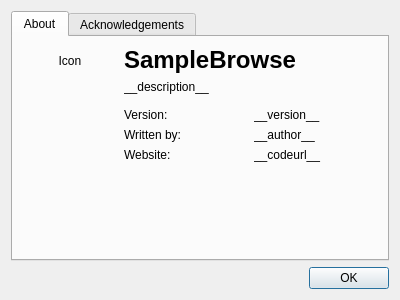
<?xml version="1.0" encoding="UTF-8"?>
<ui version="4.0">
 <class>Dialog</class>
 <widget class="QDialog" name="Dialog">
  <property name="geometry">
   <rect>
    <x>0</x>
    <y>0</y>
    <width>400</width>
    <height>300</height>
   </rect>
  </property>
  <property name="windowTitle">
   <string>Dialog</string>
  </property>
  <layout class="QGridLayout" name="gridLayout">
   <item row="0" column="0">
    <widget class="QTabWidget" name="tabWidget">
     <property name="currentIndex">
      <number>0</number>
     </property>
     <widget class="QWidget" name="aboutTab">
      <attribute name="title">
       <string>About</string>
      </attribute>
      <layout class="QGridLayout" name="gridLayout_2">
       <item row="2" column="1" rowspan="2">
        <layout class="QGridLayout" name="gridLayout_3">
         <item row="2" column="1">
          <widget class="QLabel" name="versionEntry">
           <property name="text">
            <string>__version__</string>
           </property>
          </widget>
         </item>
         <item row="2" column="0">
          <widget class="QLabel" name="versionLbl">
           <property name="text">
            <string>Version:</string>
           </property>
          </widget>
         </item>
         <item row="4" column="1">
          <widget class="QLabel" name="websiteEntry">
           <property name="text">
            <string>__codeurl__</string>
           </property>
           <property name="openExternalLinks">
            <bool>true</bool>
           </property>
          </widget>
         </item>
         <item row="3" column="0">
          <widget class="QLabel" name="authorLbl">
           <property name="text">
            <string>Written by:</string>
           </property>
          </widget>
         </item>
         <item row="5" column="0">
          <spacer name="verticalSpacer">
           <property name="orientation">
            <enum>Qt::Vertical</enum>
           </property>
           <property name="sizeHint" stdset="0">
            <size>
             <width>20</width>
             <height>40</height>
            </size>
           </property>
          </spacer>
         </item>
         <item row="4" column="0">
          <widget class="QLabel" name="websiteLbl">
           <property name="text">
            <string>Website:</string>
           </property>
          </widget>
         </item>
         <item row="3" column="1">
          <widget class="QLabel" name="authorEntry">
           <property name="text">
            <string>__author__</string>
           </property>
          </widget>
         </item>
         <item row="0" column="0" colspan="2">
          <widget class="QLabel" name="descriptionLbl">
           <property name="text">
            <string>__description__</string>
           </property>
           <property name="textFormat">
            <enum>Qt::RichText</enum>
           </property>
          </widget>
         </item>
         <item row="1" column="0">
          <spacer name="verticalSpacer_2">
           <property name="orientation">
            <enum>Qt::Vertical</enum>
           </property>
           <property name="sizeType">
            <enum>QSizePolicy::Fixed</enum>
           </property>
           <property name="sizeHint" stdset="0">
            <size>
             <width>20</width>
             <height>8</height>
            </size>
           </property>
          </spacer>
         </item>
        </layout>
       </item>
       <item row="1" column="1">
        <widget class="QLabel" name="label_2">
         <property name="sizePolicy">
          <sizepolicy hsizetype="Expanding" vsizetype="Maximum">
           <horstretch>0</horstretch>
           <verstretch>0</verstretch>
          </sizepolicy>
         </property>
         <property name="font">
          <font>
           <pointsize>18</pointsize>
           <weight>75</weight>
           <bold>true</bold>
          </font>
         </property>
         <property name="text">
          <string>SampleBrowse</string>
         </property>
        </widget>
       </item>
       <item row="1" column="0" rowspan="3">
        <layout class="QVBoxLayout" name="verticalLayout">
         <item>
          <spacer name="verticalSpacer_3">
           <property name="orientation">
            <enum>Qt::Vertical</enum>
           </property>
           <property name="sizeType">
            <enum>QSizePolicy::Fixed</enum>
           </property>
           <property name="sizeHint" stdset="0">
            <size>
             <width>20</width>
             <height>8</height>
            </size>
           </property>
          </spacer>
         </item>
         <item alignment="Qt::AlignHCenter">
          <widget class="QLabel" name="iconLbl">
           <property name="sizePolicy">
            <sizepolicy hsizetype="Maximum" vsizetype="Preferred">
             <horstretch>0</horstretch>
             <verstretch>0</verstretch>
            </sizepolicy>
           </property>
           <property name="minimumSize">
            <size>
             <width>96</width>
             <height>0</height>
            </size>
           </property>
           <property name="text">
            <string>Icon</string>
           </property>
           <property name="alignment">
            <set>Qt::AlignHCenter|Qt::AlignTop</set>
           </property>
          </widget>
         </item>
        </layout>
       </item>
      </layout>
     </widget>
     <widget class="QWidget" name="tab_2">
      <attribute name="title">
       <string>Acknowledgements</string>
      </attribute>
      <layout class="QGridLayout" name="gridLayout_4">
       <item row="0" column="0" colspan="2">
        <widget class="QTextEdit" name="aknTextEdit">
         <property name="readOnly">
          <bool>true</bool>
         </property>
        </widget>
       </item>
       <item row="1" column="0">
        <widget class="QPushButton" name="aboutQtBtn">
         <property name="text">
          <string>About Qt...</string>
         </property>
        </widget>
       </item>
       <item row="1" column="1">
        <spacer name="horizontalSpacer">
         <property name="orientation">
          <enum>Qt::Horizontal</enum>
         </property>
         <property name="sizeHint" stdset="0">
          <size>
           <width>275</width>
           <height>20</height>
          </size>
         </property>
        </spacer>
       </item>
      </layout>
     </widget>
    </widget>
   </item>
   <item row="1" column="0">
    <widget class="QDialogButtonBox" name="buttonBox">
     <property name="orientation">
      <enum>Qt::Horizontal</enum>
     </property>
     <property name="standardButtons">
      <set>QDialogButtonBox::Ok</set>
     </property>
    </widget>
   </item>
  </layout>
 </widget>
 <resources/>
 <connections>
  <connection>
   <sender>buttonBox</sender>
   <signal>accepted()</signal>
   <receiver>Dialog</receiver>
   <slot>accept()</slot>
   <hints>
    <hint type="sourcelabel">
     <x>248</x>
     <y>254</y>
    </hint>
    <hint type="destinationlabel">
     <x>157</x>
     <y>274</y>
    </hint>
   </hints>
  </connection>
  <connection>
   <sender>buttonBox</sender>
   <signal>rejected()</signal>
   <receiver>Dialog</receiver>
   <slot>reject()</slot>
   <hints>
    <hint type="sourcelabel">
     <x>316</x>
     <y>260</y>
    </hint>
    <hint type="destinationlabel">
     <x>286</x>
     <y>274</y>
    </hint>
   </hints>
  </connection>
 </connections>
</ui>
